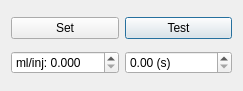
<?xml version="1.0" encoding="UTF-8"?>
<ui version="4.0">
 <class>dlgCalibratePUMP</class>
 <widget class="QDialog" name="dlgCalibratePUMP">
  <property name="geometry">
   <rect>
    <x>0</x>
    <y>0</y>
    <width>243</width>
    <height>91</height>
   </rect>
  </property>
  <property name="sizeIncrement">
   <size>
    <width>9</width>
    <height>0</height>
   </size>
  </property>
  <property name="windowTitle">
   <string>Calibrate pump</string>
  </property>
  <layout class="QGridLayout" name="gridLayout">
   <item row="0" column="1">
    <widget class="QPushButton" name="btnTest">
     <property name="toolTip">
      <string>Activates pump for inputed time</string>
     </property>
     <property name="text">
      <string>Test</string>
     </property>
    </widget>
   </item>
   <item row="0" column="0">
    <widget class="QPushButton" name="btnSet">
     <property name="toolTip">
      <string>Saves all values</string>
     </property>
     <property name="text">
      <string>Set</string>
     </property>
    </widget>
   </item>
   <item row="1" column="0">
    <widget class="QDoubleSpinBox" name="dsMlperCycle">
     <property name="toolTip">
      <string>The milimeters added in the selected addition time</string>
     </property>
     <property name="prefix">
      <string>ml/inj: </string>
     </property>
     <property name="decimals">
      <number>3</number>
     </property>
     <property name="singleStep">
      <double>0.001000000000000</double>
     </property>
    </widget>
   </item>
   <item row="1" column="1">
    <widget class="QDoubleSpinBox" name="dsTimeInterval">
     <property name="suffix">
      <string> (s)</string>
     </property>
    </widget>
   </item>
  </layout>
 </widget>
 <resources/>
 <connections/>
</ui>
